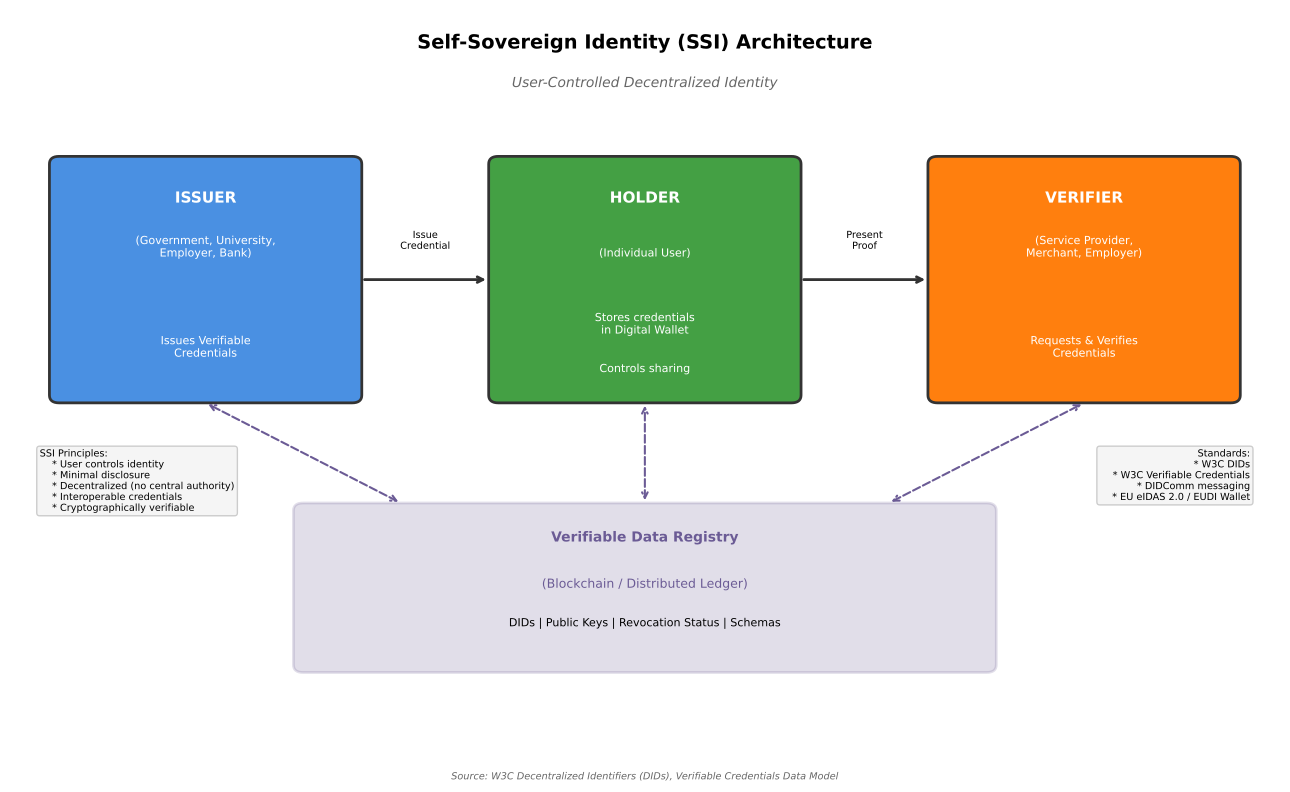

Here is the Python script that generated this plot:
"""
Self-Sovereign Identity (SSI) Architecture
Shows the decentralized identity model

Output: ssi_architecture.pdf
Module: module_01_fintech
Lesson: 6 - Digital Identity
"""

from pathlib import Path
import matplotlib.pyplot as plt
import matplotlib.patches as mpatches
import numpy as np

CHART_METADATA = {
    'title': 'Self-Sovereign Identity Architecture',
    'module': 'module_01_fintech',
    'lesson': 6,
    'url': 'https://github.com/Digital-AI-Finance/digital-finance/tree/main/module_01_fintech/figures/ssi_architecture'
}

plt.rcParams.update({
    'font.size': 10,
    'axes.labelsize': 10,
})

def create_chart():
    """Create SSI architecture diagram"""
    fig, ax = plt.subplots(figsize=(13, 8))
    ax.set_xlim(0, 13)
    ax.set_ylim(0, 10)
    ax.axis('off')

    # Title
    ax.text(6.5, 9.5, 'Self-Sovereign Identity (SSI) Architecture', fontsize=14, fontweight='bold', ha='center')
    ax.text(6.5, 9, 'User-Controlled Decentralized Identity', fontsize=10, ha='center',
           style='italic', color='#666666')

    # Three main actors
    # Issuer
    issuer_box = mpatches.FancyBboxPatch((0.5, 5), 3, 3, boxstyle='round,pad=0.1',
                                          facecolor='#4A90E2', edgecolor='#333333', lw=2)
    ax.add_patch(issuer_box)
    ax.text(2, 7.5, 'ISSUER', ha='center', fontsize=11, fontweight='bold', color='white')
    ax.text(2, 6.8, '(Government, University,\nEmployer, Bank)', ha='center', fontsize=8, color='white')
    ax.text(2, 5.5, 'Issues Verifiable\nCredentials', ha='center', fontsize=8, color='white')

    # Holder (center)
    holder_box = mpatches.FancyBboxPatch((5, 5), 3, 3, boxstyle='round,pad=0.1',
                                          facecolor='#44A044', edgecolor='#333333', lw=2)
    ax.add_patch(holder_box)
    ax.text(6.5, 7.5, 'HOLDER', ha='center', fontsize=11, fontweight='bold', color='white')
    ax.text(6.5, 6.8, '(Individual User)', ha='center', fontsize=8, color='white')
    ax.text(6.5, 5.8, 'Stores credentials\nin Digital Wallet', ha='center', fontsize=8, color='white')
    ax.text(6.5, 5.3, 'Controls sharing', ha='center', fontsize=8, color='white')

    # Verifier
    verifier_box = mpatches.FancyBboxPatch((9.5, 5), 3, 3, boxstyle='round,pad=0.1',
                                            facecolor='#FF7F0E', edgecolor='#333333', lw=2)
    ax.add_patch(verifier_box)
    ax.text(11, 7.5, 'VERIFIER', ha='center', fontsize=11, fontweight='bold', color='white')
    ax.text(11, 6.8, '(Service Provider,\nMerchant, Employer)', ha='center', fontsize=8, color='white')
    ax.text(11, 5.5, 'Requests & Verifies\nCredentials', ha='center', fontsize=8, color='white')

    # Arrows and labels
    # Issuer -> Holder
    ax.annotate('', xy=(4.9, 6.5), xytext=(3.6, 6.5),
               arrowprops=dict(arrowstyle='->', color='#333333', lw=2))
    ax.text(4.25, 6.9, 'Issue\nCredential', ha='center', fontsize=7)

    # Holder -> Verifier
    ax.annotate('', xy=(9.4, 6.5), xytext=(8.1, 6.5),
               arrowprops=dict(arrowstyle='->', color='#333333', lw=2))
    ax.text(8.75, 6.9, 'Present\nProof', ha='center', fontsize=7)

    # Verifiable Data Registry (bottom)
    registry = mpatches.FancyBboxPatch((3, 1.5), 7, 2, boxstyle='round,pad=0.1',
                                        facecolor='#6B5B95', alpha=0.2,
                                        edgecolor='#6B5B95', lw=2)
    ax.add_patch(registry)
    ax.text(6.5, 3.1, 'Verifiable Data Registry', ha='center', fontsize=10, fontweight='bold', color='#6B5B95')
    ax.text(6.5, 2.5, '(Blockchain / Distributed Ledger)', ha='center', fontsize=9, color='#6B5B95')
    ax.text(6.5, 2, 'DIDs | Public Keys | Revocation Status | Schemas', ha='center', fontsize=8)

    # Connections to registry
    ax.annotate('', xy=(2, 4.9), xytext=(4, 3.6),
               arrowprops=dict(arrowstyle='<->', color='#6B5B95', lw=1.5, ls='--'))
    ax.annotate('', xy=(6.5, 4.9), xytext=(6.5, 3.6),
               arrowprops=dict(arrowstyle='<->', color='#6B5B95', lw=1.5, ls='--'))
    ax.annotate('', xy=(11, 4.9), xytext=(9, 3.6),
               arrowprops=dict(arrowstyle='<->', color='#6B5B95', lw=1.5, ls='--'))

    # Key principles
    principles = """SSI Principles:
    * User controls identity
    * Minimal disclosure
    * Decentralized (no central authority)
    * Interoperable credentials
    * Cryptographically verifiable"""

    ax.text(0.3, 4.3, principles, fontsize=7, va='top',
           bbox=dict(boxstyle='round', facecolor='#F5F5F5', edgecolor='#CCCCCC'))

    # Standards
    standards = """Standards:
    * W3C DIDs
    * W3C Verifiable Credentials
    * DIDComm messaging
    * EU eIDAS 2.0 / EUDI Wallet"""

    ax.text(12.7, 4.3, standards, fontsize=7, ha='right', va='top',
           bbox=dict(boxstyle='round', facecolor='#F5F5F5', edgecolor='#CCCCCC'))

    # Source
    fig.text(0.5, 0.02, 'Source: W3C Decentralized Identifiers (DIDs), Verifiable Credentials Data Model',
            fontsize=7, ha='center', style='italic', color='#666666')

    plt.tight_layout()

    output_path = Path(__file__).parent / 'ssi_architecture.pdf'
    plt.savefig(output_path, format='pdf', dpi=300, bbox_inches='tight')
    plt.close()
    print(f"Chart saved to: {output_path}")
    return output_path

if __name__ == '__main__':
    create_chart()
